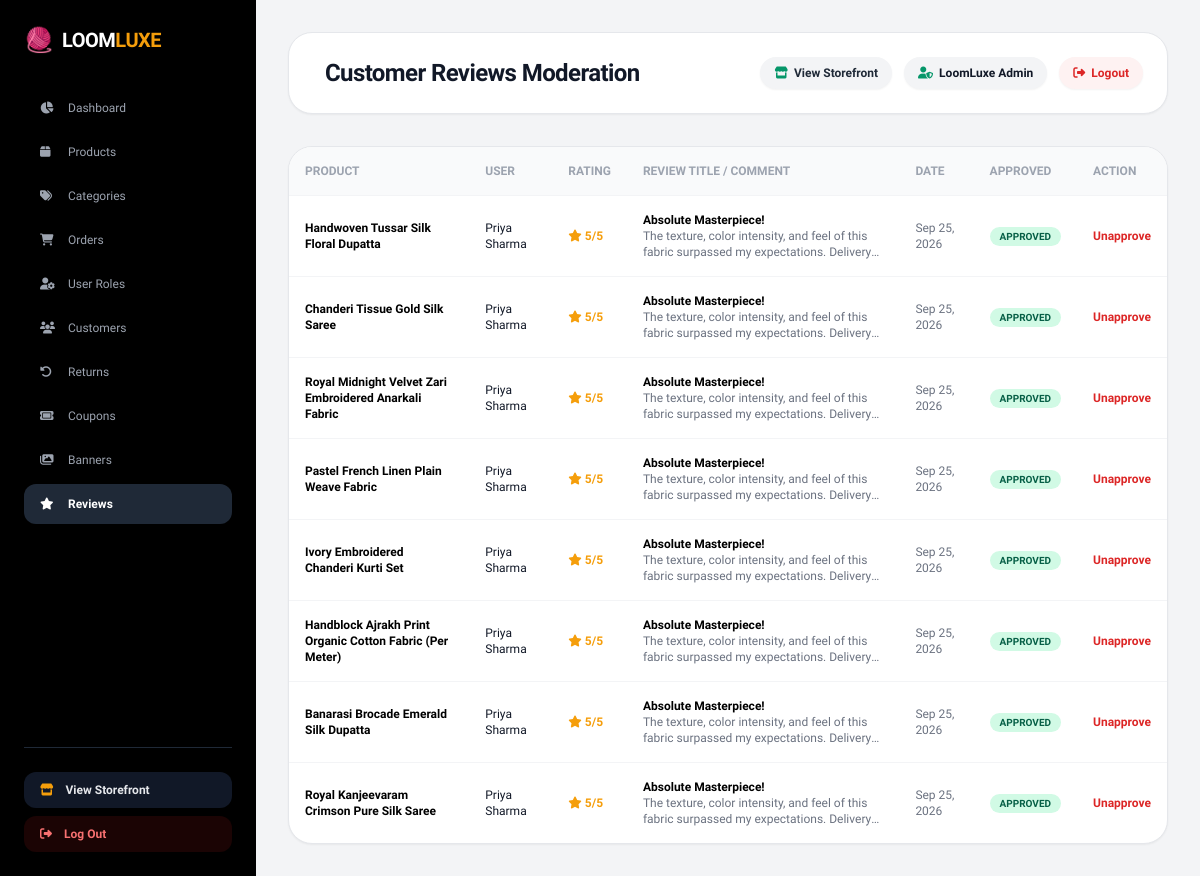
Page /dashboard/admin/reviews/ (signed in) on the committed database.
### accounts/models.py (models this page shows, shortened)
class User(AbstractUser):
    email = models.EmailField(unique=True)
    phone = models.CharField(max_length=15, blank=True)
    avatar = models.ImageField(upload_to='avatars/', blank=True, null=True)
    date_of_birth = models.DateField(blank=True, null=True)
    gender = models.CharField(max_length=10, choices=[
        ('male', 'Male'),
        ('female', 'Female'),
        ('other', 'Other'),
    ], blank=True)
    is_verified = models.BooleanField(default=False)
    created_at = models.DateTimeField(auto_now_add=True)
    updated_at = models.DateTimeField(auto_now=True)
    class Meta:
        db_table = 'users'

### reviews/models.py (models this page shows, shortened)
class Review(models.Model):
    product = models.ForeignKey(Product, on_delete=models.CASCADE, related_name='reviews')
    user = models.ForeignKey(settings.AUTH_USER_MODEL, on_delete=models.CASCADE, related_name='reviews')
    rating = models.PositiveIntegerField(choices=[(i, str(i)) for i in range(1, 6)])
    title = models.CharField(max_length=200, blank=True)
    comment = models.TextField()
    is_approved = models.BooleanField(default=True)
    created_at = models.DateTimeField(auto_now_add=True)
    updated_at = models.DateTimeField(auto_now=True)
    class Meta:
        db_table = 'reviews'
        unique_together = ['product', 'user']
        ordering = ['-created_at']

### products/models.py (models this page shows, shortened)
class Product(models.Model):
    SIZE_CHOICES = [
        ('XS', 'Extra Small'),
        ('S', 'Small'),
        ('M', 'Medium'),
        ('L', 'Large'),
        ('XL', 'Extra Large'),
        ('XXL', 'Double Extra Large'),
        ('Free', 'Free Size'),
    ]
    id = models.UUIDField(primary_key=True, default=uuid.uuid4, editable=False)
    name = models.CharField(max_length=200)
    slug = models.SlugField(max_length=220, unique=True, blank=True)
    category = models.ForeignKey(Category, on_delete=models.CASCADE, related_name='products')
    description = models.TextField()
    short_description = models.CharField(max_length=300, blank=True)
    price = models.DecimalField(max_digits=10, decimal_places=2)
    sale_price = models.DecimalField(max_digits=10, decimal_places=2, null=True, blank=True)
    sku = models.CharField(max_length=50, unique=True)
    stock = models.PositiveIntegerField(default=0)
    fabric = models.CharField(max_length=100, blank=True)
    color = models.CharField(max_length=50, blank=True)
    available_sizes = models.JSONField(default=list, blank=True)
    available_colors = models.JSONField(default=list, blank=True)
    brand = models.CharField(max_length=100, blank=True)
    weight = models.DecimalField(max_digits=6, decimal_places=2, null=True, blank=True)
    is_active = models.BooleanField(default=True)
    is_featured = models.BooleanField(default=False)
    is_bestseller = models.BooleanField(default=False)
    is_new_arrival = models.BooleanField(default=False)
    tags = models.JSONField(default=list, blank=True)
    views_count = models.PositiveIntegerField(default=0)
    created_at = models.DateTimeField(auto_now_add=True)
    updated_at = models.DateTimeField(auto_now=True)
    class Meta:
        db_table = 'products'
        ordering = ['-created_at']

### dashboard/views.py (the view)
# urls.py: path('reviews/', views.admin_reviews, name='admin_reviews'),
@admin_required
def admin_reviews(request):
    reviews = Review.objects.select_related('product', 'user').all()
    return render(request, 'dashboard/admin_reviews.html', {'reviews': reviews})

### cart/context_processors.py (called while the page is built, shortened)
def cart_count(request):
    count = 0
    if request.user.is_authenticated:
        from .models import Cart
        try:
            cart = Cart.objects.get(user=request.user)
            count = cart.total_items
        except Cart.DoesNotExist:
            pass
    return {'cart_count': count}

### cart/models.py (called while the page is built)
    @property
    def total_items(self):
        return sum(item.quantity for item in self.items.all())

### dashboard/views.py (called while the page is built)
def admin_required(view_func):
    @wraps(view_func)
    def _wrapped_view(request, *args, **kwargs):
        if not request.user.is_authenticated:
            messages.info(request, "Please log in with an Administrator account to access the Admin Panel.")
            return redirect(f"/accounts/login/?next={request.path}")
        if not request.user.is_staff:
            messages.error(request, "Access denied. Administrator privileges are required.")
            return redirect('home')
        return view_func(request, *args, **kwargs)
    return _wrapped_view

### wishlist/context_processors.py (called while the page is built)
def wishlist_count(request):
    count = 0
    if request.user.is_authenticated:
        from .models import Wishlist
        count = Wishlist.objects.filter(user=request.user).count()
    return {'wishlist_count': count}

### templates/dashboard/admin_reviews.html (shortened to what this page needs)
{% extends 'dashboard/admin_base.html' %}
{% block header_title %}Customer Reviews Moderation{% endblock %}
{% block content %}
<div class="bg-white rounded-3xl shadow-sm border border-gray-200 overflow-hidden">
    <div class="overflow-x-auto">
        <table class="w-full text-left text-xs">
            <thead class="bg-gray-50 uppercase text-gray-400 font-bold border-b border-gray-100">
                <tr>
                    <th class="p-4">Product</th>
                    <th class="p-4">User</th>
                    <th class="p-4">Rating</th>
                    <th class="p-4">Review Title / Comment</th>
                    <th class="p-4">Date</th>
                    <th class="p-4">Approved</th>
                    <th class="p-4">Action</th>
                </tr>
            </thead>
            <tbody class="divide-y divide-gray-100">
                {% for review in reviews %}
                <tr class="hover:bg-gray-50 transition-colors">
                    <td class="p-4 font-bold text-black">{{ review.product.name }}</td>
                    <td class="p-4 font-medium">{{ review.user.get_full_name|default:review.user.email }}</td>
                    <td class="p-4 font-bold text-amber-500"><i class="fa-solid fa-star text-xs"></i> {{ review.rating }}/5</td>
                    <td class="p-4">
                        {% if review.title %}<span class="font-bold block text-black">{{ review.title }}</span>{% endif %}
                        <span class="text-gray-500 line-clamp-2">{{ review.comment }}</span>
                    </td>
                    <td class="p-4 text-gray-500">{{ review.created_at|date:"M d, Y" }}</td>
                    <td class="p-4">
                        <span class="px-2.5 py-1 rounded-full font-bold uppercase text-[10px] {% if review.is_approved %}bg-emerald-100 text-emerald-800{% else %}bg-amber-100 text-amber-800{% endif %}">
                            {% if review.is_approved %}Approved{% else %}Pending{% endif %}
                        </span>
                    </td>
                    <td class="p-4">
                        <a href="{% url 'admin_toggle_review' review.id %}" class="font-bold {% if review.is_approved %}text-red-600{% else %}text-emerald-700{% endif %} hover:underline">
                            {% if review.is_approved %}Unapprove{% else %}Approve{% endif %}
                        </a>
                    </td>
                </tr>
                {% empty %}
                <tr><td colspan="7" class="p-8 text-center text-gray-400">No customer reviews found.</td></tr>
                {% endfor %}
            </tbody>
        </table>
    </div>
</div>
{% endblock %}

### templates/dashboard/admin_base.html (shortened to what this page needs)
<!DOCTYPE html>
<html lang="en">
<head>
    <script src="https://cdn.tailwindcss.com"></script>
    <link rel="stylesheet" href="https://cdnjs.cloudflare.com/ajax/libs/font-awesome/6.5.1/css/all.min.css">
</head>
<body class="bg-gray-100 font-sans text-gray-900 antialiased">
    <div class="flex min-h-screen relative">
        <aside id="admin-sidebar" class="fixed md:sticky top-0 inset-y-0 left-0 z-50 w-64 h-screen max-h-screen overflow-y-auto bg-black text-white p-6 flex flex-col justify-between flex-shrink-0 transform -translate-x-full md:translate-x-0 transition-transform duration-300 ease-in-out shadow-2xl md:shadow-none">
            <div class="space-y-8">
                <div class="flex items-center justify-between">
                    <a href="{% url 'admin_dashboard' %}" class="flex items-center space-x-2">
                        <span class="text-2xl">🧶</span>
                        <span class="text-xl font-black tracking-tight uppercase text-white">Loom<span class="text-amber-500">Luxe</span></span>
                    </a>
                </div>
                <nav class="space-y-1 font-medium text-xs">
                    <a href="{% url 'admin_dashboard' %}" class="flex items-center space-x-3 px-4 py-3 rounded-xl hover:bg-gray-900 transition-all {% if request.resolver_match.url_name == 'admin_dashboard' %}bg-gray-800 text-white font-bold{% else %}text-gray-400{% endif %}">
                        <i class="fa-solid fa-chart-pie w-4"></i><span>Dashboard</span>
                    </a>
                    <a href="{% url 'admin_products' %}" class="flex items-center space-x-3 px-4 py-3 rounded-xl hover:bg-gray-900 transition-all {% if 'product' in request.resolver_match.url_name %}bg-gray-800 text-white font-bold{% else %}text-gray-400{% endif %}">
                        <i class="fa-solid fa-box w-4"></i><span>Products</span>
                    </a>
                    <a href="{% url 'admin_categories' %}" class="flex items-center space-x-3 px-4 py-3 rounded-xl hover:bg-gray-900 transition-all {% if request.resolver_match.url_name == 'admin_categories' %}bg-gray-800 text-white font-bold{% else %}text-gray-400{% endif %}">
                        <i class="fa-solid fa-tags w-4"></i><span>Categories</span>
                    </a>
                    <a href="{% url 'admin_orders' %}" class="flex items-center space-x-3 px-4 py-3 rounded-xl hover:bg-gray-900 transition-all {% if request.resolver_match.url_name == 'admin_orders' %}bg-gray-800 text-white font-bold{% else %}text-gray-400{% endif %}">
                        <i class="fa-solid fa-cart-shopping w-4"></i><span>Orders</span>
                    </a>
                    <a href="{% url 'admin_users' %}" class="flex items-center space-x-3 px-4 py-3 rounded-xl hover:bg-gray-900 transition-all {% if request.resolver_match.url_name == 'admin_users' %}bg-gray-800 text-white font-bold{% else %}text-gray-400{% endif %}">
                        <i class="fa-solid fa-user-gear w-4"></i><span>User Roles</span>
                    </a>
                    <a href="{% url 'admin_customers' %}" class="flex items-center space-x-3 px-4 py-3 rounded-xl hover:bg-gray-900 transition-all {% if request.resolver_match.url_name == 'admin_customers' %}bg-gray-800 text-white font-bold{% else %}text-gray-400{% endif %}">
                        <i class="fa-solid fa-users w-4"></i><span>Customers</span>
                    </a>
                    <a href="{% url 'admin_returns' %}" class="flex items-center space-x-3 px-4 py-3 rounded-xl hover:bg-gray-900 transition-all {% if request.resolver_match.url_name == 'admin_returns' %}bg-gray-800 text-white font-bold{% else %}text-gray-400{% endif %}">
                        <i class="fa-solid fa-rotate-left w-4"></i><span>Returns</span>
                    </a>
                    <a href="{% url 'admin_coupons' %}" class="flex items-center space-x-3 px-4 py-3 rounded-xl hover:bg-gray-900 transition-all {% if request.resolver_match.url_name == 'admin_coupons' %}bg-gray-800 text-white font-bold{% else %}text-gray-400{% endif %}">
                        <i class="fa-solid fa-ticket w-4"></i><span>Coupons</span>
                    </a>
                    <a href="{% url 'admin_banners' %}" class="flex items-center space-x-3 px-4 py-3 rounded-xl hover:bg-gray-900 transition-all {% if request.resolver_match.url_name == 'admin_banners' %}bg-gray-800 text-white font-bold{% else %}text-gray-400{% endif %}">
                        <i class="fa-solid fa-images w-4"></i><span>Banners</span>
                    </a>
                    <a href="{% url 'admin_reviews' %}" class="flex items-center space-x-3 px-4 py-3 rounded-xl hover:bg-gray-900 transition-all {% if request.resolver_match.url_name == 'admin_reviews' %}bg-gray-800 text-white font-bold{% else %}text-gray-400{% endif %}">
                        <i class="fa-solid fa-star w-4"></i><span>Reviews</span>
                    </a>
                </nav>
            </div>
            <div class="pt-6 border-t border-gray-800 space-y-2 text-xs">
                <a href="{% url 'home' %}" target="_blank" rel="noopener noreferrer" class="flex items-center space-x-3 px-4 py-2.5 rounded-xl bg-gray-900 text-gray-200 hover:text-white hover:bg-gray-800 transition-all font-semibold">
                    <i class="fa-solid fa-store text-amber-500"></i>
                    <span>View Storefront</span>
                </a>
                <a href="{% url 'logout' %}" class="flex items-center space-x-3 px-4 py-2.5 rounded-xl bg-red-950/40 text-red-400 hover:text-red-300 hover:bg-red-900/60 transition-all font-semibold">
                    <i class="fa-solid fa-right-from-bracket"></i>
                    <span>Log Out</span>
                </a>
            </div>
        </aside>
        <main class="flex-1 p-4 sm:p-6 lg:p-8 space-y-6 sm:space-y-8 overflow-x-hidden min-w-0">
            <header class="flex flex-col sm:flex-row justify-between items-start sm:items-center gap-4 bg-white p-4 sm:p-6 rounded-3xl shadow-sm border border-gray-200">
                <div class="flex items-center space-x-3 w-full sm:w-auto justify-between sm:justify-start">
                    <div class="flex items-center space-x-3">
                        <h1 class="text-xl sm:text-2xl font-extrabold tracking-tight">{% block header_title %}Admin Control Panel{% endblock %}</h1>
                    </div>
                </div>
                <div class="flex flex-wrap items-center gap-2 sm:gap-3 w-full sm:w-auto justify-end border-t sm:border-t-0 pt-3 sm:pt-0 border-gray-100">
                    <a href="{% url 'home' %}" target="_blank" rel="noopener noreferrer" class="text-xs font-bold bg-gray-100 hover:bg-gray-200 text-gray-800 px-3.5 py-2 rounded-full transition-all flex items-center space-x-1.5 shadow-sm" title="View Storefront (Opens in New Tab)">
                        <i class="fa-solid fa-store text-emerald-600"></i>
                        <span>View Storefront</span>
                    </a>
                    <span class="text-xs font-semibold bg-gray-100 px-3.5 py-2 rounded-full flex items-center shadow-sm">
                        <i class="fa-solid fa-user-shield text-emerald-600 mr-1.5"></i>
                        <span>{{ user.get_full_name|default:user.username }}</span>
                    </span>
                    <a href="{% url 'logout' %}" class="text-xs font-bold bg-red-50 text-red-600 hover:bg-red-100 px-3.5 py-2 rounded-full transition-all flex items-center space-x-1.5 shadow-sm" title="Log Out">
                        <i class="fa-solid fa-right-from-bracket"></i>
                        <span>Logout</span>
                    </a>
                </div>
            </header>
            {% block content %}{% endblock %}
        </main>
    </div>
</body>
</html>

### rows in the picture
User: get_full_name "LoomLuxe Admin"
Review: product.name "Handwoven Tussar Silk Floral Dupatta", user.get_full_name "Priya Sharma", rating "5", title "Absolute Masterpiece!", comment "The texture, color intensity, and feel of this fabric surpassed my expectations.…", created_at "Sep 25, 2026", is_approved "APPROVED"
Review: product.name "Chanderi Tissue Gold Silk Saree", user.get_full_name "Priya Sharma", rating "5", title "Absolute Masterpiece!", comment "The texture, color intensity, and feel of this fabric surpassed my expectations.…", created_at "Sep 25, 2026", is_approved "APPROVED"
Review: product.name "Royal Midnight Velvet Zari Embroidered Anarkali Fabric", user.get_full_name "Priya Sharma", rating "5", title "Absolute Masterpiece!", comment "The texture, color intensity, and feel of this fabric surpassed my expectations.…", created_at "Sep 25, 2026", is_approved "APPROVED"
Review: product.name "Pastel French Linen Plain Weave Fabric", user.get_full_name "Priya Sharma", rating "5", title "Absolute Masterpiece!", comment "The texture, color intensity, and feel of this fabric surpassed my expectations.…", created_at "Sep 25, 2026", is_approved "APPROVED"
Review: product.name "Ivory Embroidered Chanderi Kurti Set", user.get_full_name "Priya Sharma", rating "5", title "Absolute Masterpiece!", comment "The texture, color intensity, and feel of this fabric surpassed my expectations.…", created_at "Sep 25, 2026", is_approved "APPROVED"
Review: product.name "Handblock Ajrakh Print Organic Cotton Fabric (Per Meter)", user.get_full_name "Priya Sharma", rating "5", title "Absolute Masterpiece!", comment "The texture, color intensity, and feel of this fabric surpassed my expectations.…", created_at "Sep 25, 2026", is_approved "APPROVED"
Review: product.name "Banarasi Brocade Emerald Silk Dupatta", user.get_full_name "Priya Sharma", rating "5", title "Absolute Masterpiece!", comment "The texture, color intensity, and feel of this fabric surpassed my expectations.…", created_at "Sep 25, 2026", is_approved "APPROVED"
Review: product.name "Royal Kanjeevaram Crimson Pure Silk Saree", user.get_full_name "Priya Sharma", rating "5", title "Absolute Masterpiece!", comment "The texture, color intensity, and feel of this fabric surpassed my expectations.…", created_at "Sep 25, 2026", is_approved "APPROVED"
